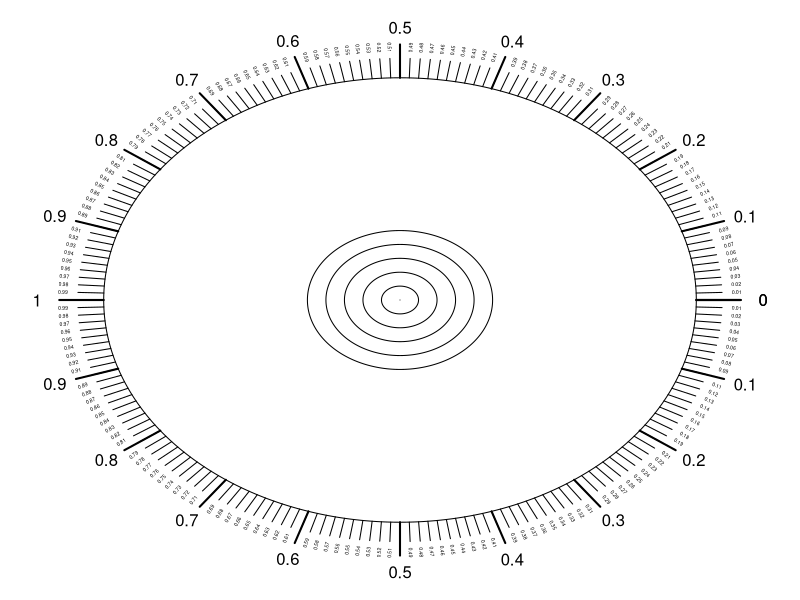
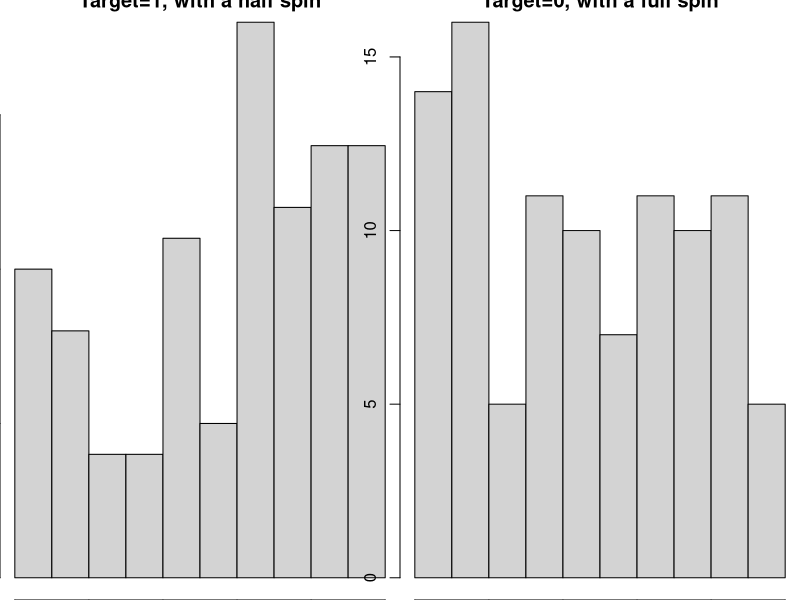

Recreate these plots in R, in order.
## ---- chunk 1
knitr::opts_chunk$set(echo = TRUE)
## ---- chunk 2
{
par(mar=c(0,0,0,0))
plot(0,0,type='n',axes=F,ann=F,xlim=c(-1,1),ylim=c(-1,1))
thetas = seq(0,2*pi,length.out=2001)
polygon(0.8*cos(thetas),0.8*sin(thetas))
for(p in seq(0,0.25,0.05)){
  polygon(p*cos(thetas),p*sin(thetas))
}

for(theta in seq(0,2*pi,length.out=201)){
  lines(c(0.87*cos(theta),0.8*cos(theta)),c(0.87*sin(theta),0.8*sin(theta)))
  }

for(th in seq(0,2*pi,length.out=21)){
  lines(c(0.92*cos(th),0.8*cos(th)),c(0.92*sin(th),0.8*sin(th)),lwd=2)
  u = 1-abs(pi-th)/pi
  text(0.98*cos(th),0.98*sin(th),u)
}

for(i in 0:100){
  if(i%%10 != 0){
    text(cos(i/100*pi)*0.91,sin(i/100*pi)*0.91,i/100,cex=0.3,srt=((i/100*180)+90)%%180-90)
    text(cos(i/100*pi)*0.91,-sin(i/100*pi)*0.91,i/100,cex=0.3,srt=-((i/100*180)+90)%%180-90)
  }
}
}
## ---- chunk 3
spins = c(0.67, 0.885, 0.15, 0.76, 0.99, 0.71, 0.06, 0.24, 0.76, 0.68, 0.1, 0.67, 0.19, 0.23, 0.62, 0.71, 0.47, 0.62, 0.48, 0.075, 0.4, 0.485, 0.06, 0.485, 0.65, 0.97, 0.885, 0.51, 0.76, 0.87, 0.61, 0.47, 0.97, 0.92, 0.14, 0.99, 0.31, 0.545, 0.855, 0.72, 0.89, 0.705, 0.99, 0.02, 0.74, 0.63, 0.58, 0.2, 0.86, 0.99, 0.94, 0.85, 0.9, 0.35, 0.59, 0.53, 0.95, 0.81, 0.665, 0.46, 0.69, 0.99, 0.48, 0.95, 0.14, 0.61, 0.485, 0.62, 0.02, 0.15, 0.46, 0.35, 0.81, 0.92, 0.47, 0.885, 0.06, 0.69, 0.72, 0.76, 0.97, 0.65, 0.855, 0.63, 0.075, 0.705, 0.47, 0.67, 0.86, 0.2, 0.19, 0.03, 0.9, 0.99, 0.67, 0.68, 0.1, 0.24, 0.23, 0.76)
spins2 = c(0.18, 0.36, 0.58, 0.09, 0.675, 0.8, 0.1, 0.05, 0.92, 0.135, 0.65, 0.41, 0.75, 0.785, 0.845, 0.19, 0.905, 0.39, 0.775, 0.59, 0.775, 0.001, 0.485, 0.535, 0.85, 0.865, 0.61, 0.06, 0.845, 0.615, 0.245, 0.15, 0.41, 0.002, 0.13, 0.91, 0.47, 0.035, 0.615, 0.735, 0.73, 0.355, 0.97, 0.47, 0.065, 0.19, 0.12, 0.845, 0.475, 0.013, 0.305, 0.18, 0.265, 0.165, 0.32, 0.575, 0.04, 0.99, 0.58, 0.14, 0.895, 0.62, 0.82, 0.82, 0.89, 0.67, 0.79, 0.47, 0.86, 0.001, 0.38, 0.34, 0.5, 0.37, 0.15, 0.46, 0.7, 0.265, 0.165, 0.31, 0.39, 0.11, 0.05, 0.64, 0.36, 0.19, 0.55, 0.84, 0.02, 0.19, 0.29, 0.7, 0.51, 0.03, 0.13, 0.75, 0.71, 0.21, 0.43, 0.69)

par(mfrow=c(1,2))
hist(spins,breaks=10,main="Target=1, with a half spin",xlab="final position")
hist(spins2,breaks=10,main="Target=0, with a full spin",xlab="final position")

mu0 = 0.5
sig0 = sqrt(1/12)

n = length(spins)
xbar = mean(spins)
z = (xbar-mu0)/sig0*sqrt(n)
pvalue = pnorm(-abs(z))*2

n2 = length(spins2)
xbar2 = mean(spins2)
z2 = (xbar2-mu0)/sig0*sqrt(n2)
pvalue2 = pnorm(-abs(z2))*2
## ---- chunk 4
s = sd(spins)
df = n-1
tstar = qt(0.975,df)
lb = signif(xbar-tstar*s/sqrt(n),2)
ub = signif(xbar+tstar*s/sqrt(n),2)

s2 = sd(spins2)
df2 = n2-1
tstar2 = qt(0.975,df2)
lb2 = signif(xbar2-tstar2*s2/sqrt(n2),2)
ub2 = signif(xbar2+tstar2*s2/sqrt(n2),2)
